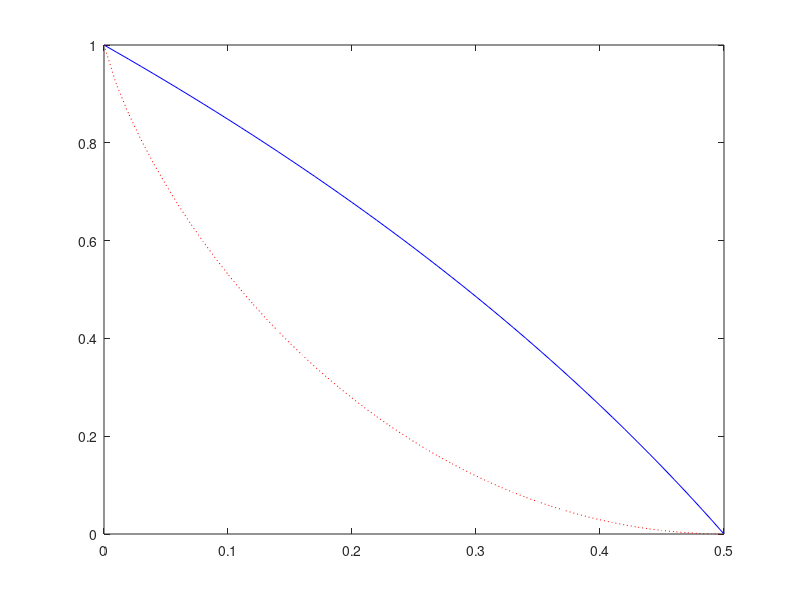

Write the MATLAB code that produced this figure.
p = [0:0.01:0.5];
px = [0.25, .75];
p_ex = p(2:end);
ML = log2(2-2*p);
CC = [1, 1+p_ex.*log2(p_ex)+(1-p_ex).*log2(1-p_ex)];
clear p_ex;

figure(1);
plot(p,ML,'b-');
hold on;
plot(p,CC,'r:');
hold off;
axis([0 0.5 0 1]);
% legend('ML','MI and CC');
% xlabel('p')
% ylabel('Leakage (bits)')
% title('ML, MI, and CC on BSC with uniform random X')